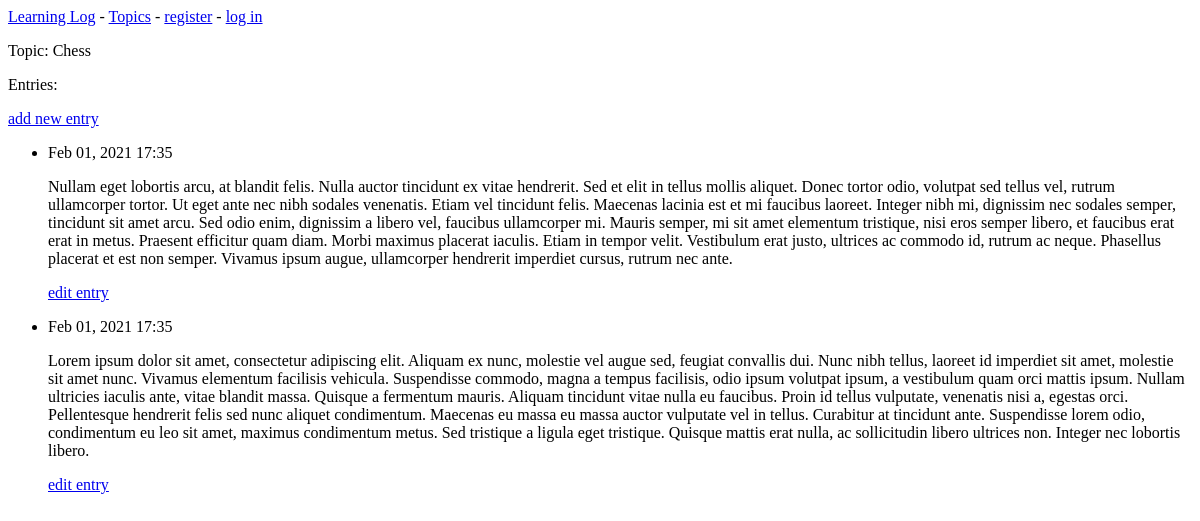
The app's page /topics/1/, older data.
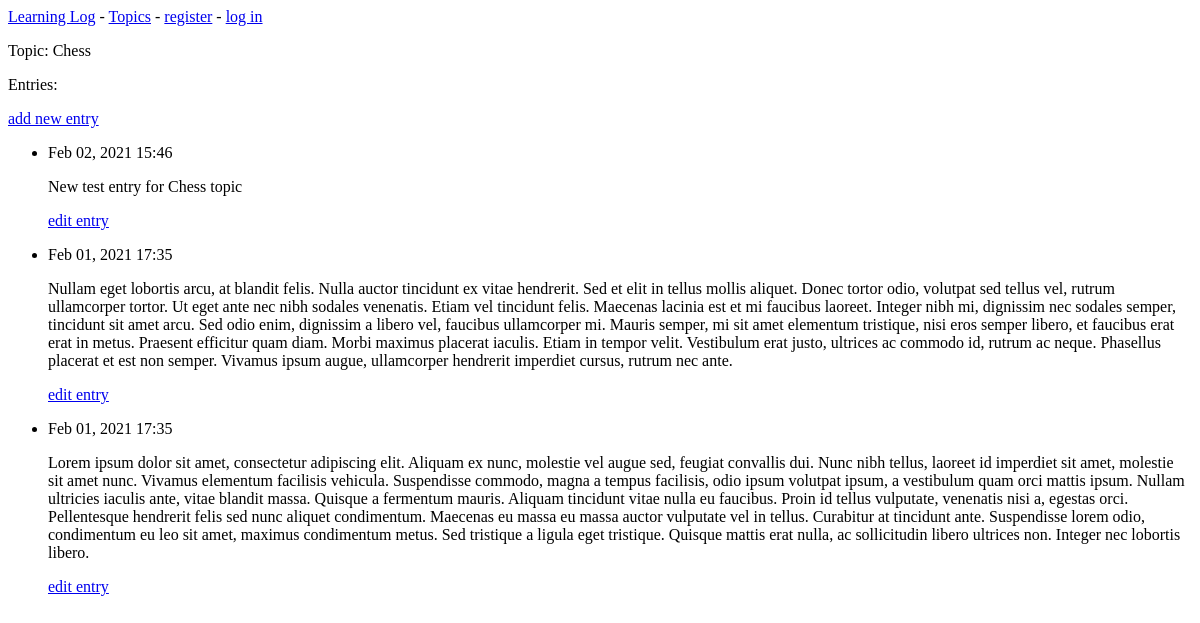
The same page, newer data.
### learning_logs/models.py (models this page shows, shortened)
class Topic(models.Model):
    text = models.CharField(max_length=200)
    date_added = models.DateTimeField(auto_now_add=True)
    def __str__(self):
        return self.text

class Entry(models.Model):
    topic = models.ForeignKey(Topic, on_delete=models.CASCADE)
    text = models.TextField()
    date_added = models.DateTimeField(auto_now_add=True)
    class Meta:
        verbose_name_plural = 'entries'

### learning_logs/views.py (the view)
# urls.py: url(r'^topics/(?P<topic_id>\d+)/$', views.topic, name='topic'),
def topic(request, topic_id):
    topic = Topic.objects.get(id=topic_id)
    entries = topic.entry_set.order_by('-date_added')
    context = {'topic': topic, 'entries': entries}
    return render(request, 'learning_logs/topic.html', context)

### learning_logs/templates/learning_logs/topic.html
{% extends 'learning_logs/base.html' %}
{% block content %}
    <p>Topic: {{ topic }}</p>
    <p>Entries:</p>
    <p>
        <a href="{% url 'learning_logs:new_entry' topic.id %}">add new entry</a>
    </p>
    <ul>
    {% for entry in entries %}
        <li>
            <p>{{ entry.date_added|date:'M d, Y H:i' }}</p>
            <p>{{ entry.text|linebreaks }}</p>
                <p>
                    <a href="{% url 'learning_logs:edit_entry' entry.id %}">edit entry</a>
                </p>
        </li>
    {% empty %}
        <li>
            There are no entries for this topic yet.
        </li>
    {% endfor %}
    </ul>
{% endblock content %}

### learning_logs/templates/learning_logs/base.html
<p>
    <a href="{% url 'learning_logs:index' %}">Learning Log</a> -
    <a href="{% url 'learning_logs:topics' %}">Topics</a> -
    {% if user.is_authenticated %}
        Hello, {{ user.username }}.
        <a href="{% url 'users:logout' %}">log out</a>
    {% else %}
        <a href="{% url 'users:register' %}">register</a> -
        <a href="{% url 'users:login' %}">log in</a>
    {% endif %}
</p>
{% block content %}{% endblock content %}

Row changes from the older to the newer data that the page shows:
added Entry: date_added "Feb 02, 2021 15:46", text "New test entry for Chess topic"
